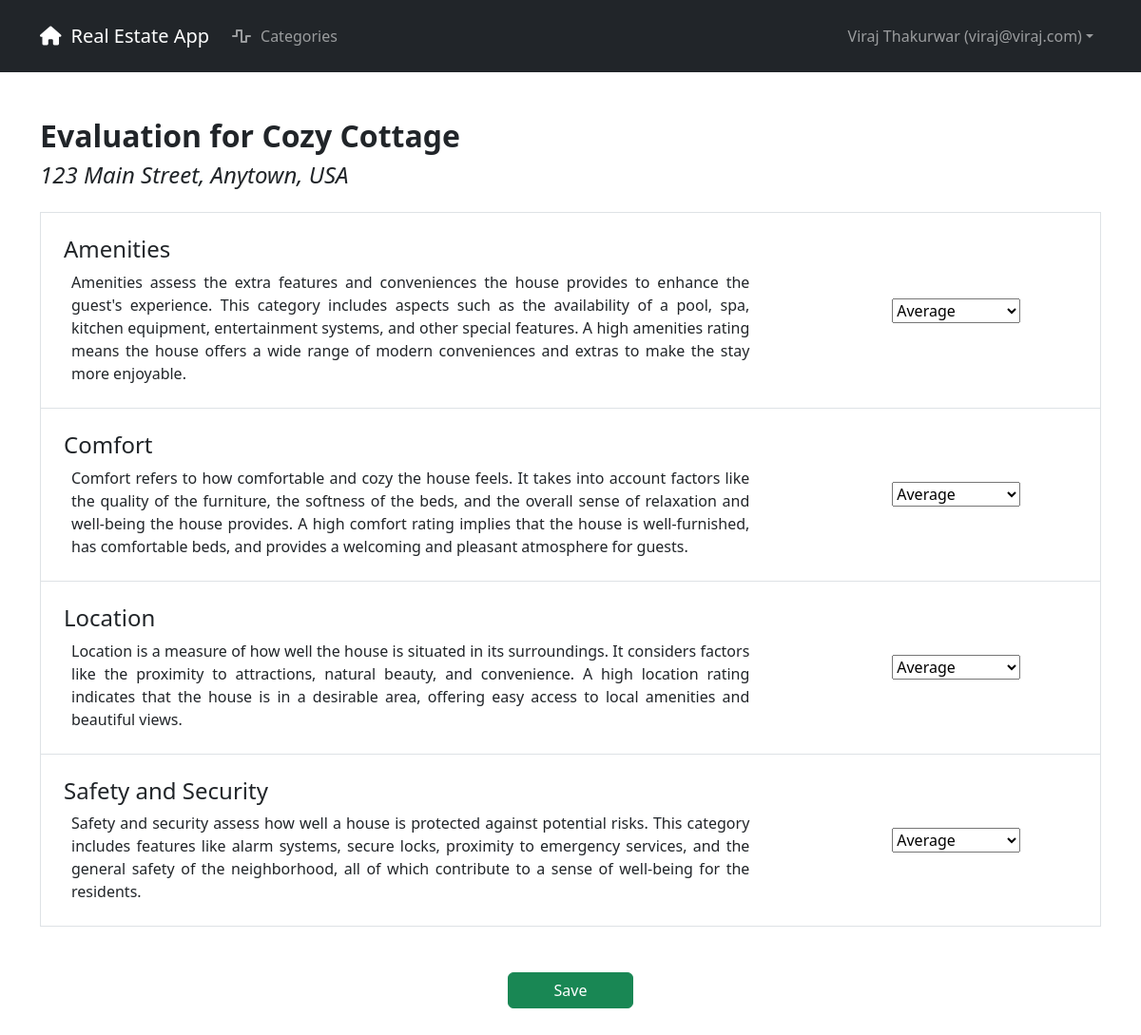
Page /eval/9475ef49abdb475cbc1b31de549fe063/ (signed in) on the committed database.
### realestate/apps/appauth/models.py (models this page shows, shortened)
class User(AbstractUser, PermissionsMixin):
    id = models.UUIDField(primary_key=True, default=uuid.uuid4, editable=False)
    email = models.EmailField(
        unique=True,
        verbose_name="Email Address",
        error_messages={"unique": ("A user with this email already exists.")},
    )
    first_name = models.CharField(max_length=30, verbose_name="First Name")
    last_name = models.CharField(max_length=30, verbose_name="Last Name")
    phone = models.CharField(
        max_length=10,
        verbose_name="Phone Number",
        blank=True,
        validators=[
            RegexValidator(
                regex="^[0-9-()+]{10,20}$",
                message=("Please enter a valid phone number."),
                code="phone_format",
            )
        ],
    )
    is_staff = models.BooleanField(
        default=False,
        help_text=("Designates whether the user can log into this admin site."),
        verbose_name="Staff Status",
    )
    is_active = models.BooleanField(
        default=True,
        help_text=(
            "Designates whether this user should be treated as active. Unselect this instead of deleting accounts."
        ),
        verbose_name="Active",
    )
    objects = UserManager()
    EMAIL_FIELD = "email"
    USERNAME_FIELD = "email"
    REQUIRED_FIELDS = ["first_name", "last_name"]
    _ALL_TYPES_ALLOWED = set(["Homebuyer", "Realtor"])
    _HOMEBUYER_ONLY = set(["Homebuyer"])
    _REALTOR_ONLY = set(["Realtor"])
    class Meta:
        verbose_name = "User"
        verbose_name_plural = "Users"
    def get_full_name(self):
        return f"{self.first_name} {self.last_name}".strip()
    @property
    def role_object(self):
        has_homebuyer = hasattr(self, "homebuyer")
        has_realtor = hasattr(self, "realtor")
        if has_homebuyer:
            if has_realtor:
                raise IntegrityError(
                    f"User {str(self)} is registered as both a Homebuyer and a Realtor, which is not valid."
                )
            return self.homebuyer
        elif has_realtor:
            return self.realtor
        return None

### realestate/apps/core/models.py (models this page shows, shortened)
class BaseModel(models.Model):
    id = models.UUIDField(primary_key=True, default=uuid.uuid4, editable=False)
    class Meta:
        abstract = True

class ValidateCategoryCoupleMixin(object):
    def _validate_categories_and_couples(self):
        if not self.pk:
            return
        category_couple_ids = set(self.categories.values_list("couple", flat=True))
        if category_couple_ids:
            if (
                len(category_couple_ids) > 1
                or self.couple_id not in category_couple_ids
            ):
                raise ValidationError("Invalid categories for this couple.")
        return

class House(BaseModel, ValidateCategoryCoupleMixin):
    _NICKNAME_MIN_LENGTH = 1
    nickname = models.CharField(max_length=128, verbose_name="Nickname")
    address = models.TextField(blank=True, verbose_name="Address")
    couple = models.ForeignKey(
        "core.Couple", verbose_name="Couple", on_delete=models.CASCADE
    )
    categories = models.ManyToManyField(
        "core.Category", through="core.Grade", verbose_name="Categories"
    )
    class Meta:
        ordering = ["nickname"]
        unique_together = (("nickname", "couple"),)
        verbose_name = "House"
        verbose_name_plural = "Houses"

class Category(BaseModel):
    _SUMMARY_MIN_LENGTH = 1
    summary = models.CharField(max_length=128, verbose_name="Summary")
    description = models.TextField(blank=True, verbose_name="Description")
    couple = models.ForeignKey(
        "core.Couple", verbose_name="Couple", on_delete=models.CASCADE
    )
    def __str__(self):
        return f"{self.summary} - {self.couple}"
    class Meta:
        ordering = ["summary"]
        unique_together = (("summary", "couple"),)
        verbose_name = "Category"
        verbose_name_plural = "Categories"

### realestate/apps/core/views.py (the view, shortened to what this page needs)
# urls.py: path("eval/<str:house_id>/", CoreViews.EvalView.as_view(), name="eval"),
class EvalView(BaseView):
    template_name = "core/houseEval.html"
    def _permission_check(self, request, role, *args, **kwargs):
        if role.role_type == "Homebuyer":
            house_id = kwargs.get("house_id", None)
            if role.couple.house_set.filter(id=house_id).exists():
                return True
        return False
    def _score_context(self):
        score_field = Grade._meta.get_field("score")
        score_choices = dict(score_field.choices)
        min_score = min(score for score in score_choices)
        max_score = max(score for score in score_choices)
        min_choice = score_choices[min_score]
        max_choice = score_choices[max_score]
        return {
            "min_score": min_score,
            "max_score": max_score,
            "min_choice": min_choice,
            "max_choice": max_choice,
            "default_score": score_field.default,
            "js_scores": json.dumps(score_choices),
        }
    def get(self, request, *args, **kwargs):
        homebuyer = Homebuyer.objects.get(user=request.user)
        house = get_object_or_404(House.objects.filter(id=kwargs["house_id"]))
        couple = Couple.objects.filter(homebuyer__user=request.user).first()
        categories = Category.objects.filter(couple__id=couple.id)
        grades = Grade.objects.filter(house=house, homebuyer=homebuyer)
        graded = {}
        for category in categories:
            missing = True
            for grade in grades:
                if grade.category.id == category.id:
                    graded[category] = grade.score
                    missing = False
                    break
            if missing:
                graded[category] = 3
        eval_form = EvalHouseForm(extra_fields=graded, categories=categories)
        context = {
            "couple": couple,
            "house": house,
            "graded": graded,
            "form": eval_form,
        }
        context.update(self._score_context())
        return render(request, self.template_name, context)

### realestate/apps/core/forms.py
class EvalHouseForm(forms.Form):
    def __init__(self, *args, **kwargs):
        extra_fields = kwargs.pop("extra_fields", None)
        categories = kwargs.pop("categories", None)
        super(EvalHouseForm, self).__init__(*args, **kwargs)
        if extra_fields:
            for category, (field_name, field_value) in zip(
                categories, extra_fields.items()
            ):
                field = CustomChoiceField(
                    initial=field_value,
                    choices=(
                        (1, "Poor"),
                        (2, "Below Average"),
                        (3, "Average"),
                        (4, "Above Average"),
                        (5, "Excellent"),
                    ),
                    label=category.summary,
                    description=category.description,
                    widget=forms.Select(),
                )
                self.fields[field_name] = field

### realestate/apps/core/models.py (called while the page is built)
    @property
    def full_name(self):
        return self.user.get_full_name()

    def __str__(self):
        return ", ".join((str(hb) if hb else "?" for hb in self._homebuyers()))

    def _homebuyers(self):
        homebuyers = self.homebuyer_set.order_by("id")
        if not homebuyers:
            homebuyers = (None, None)
        elif homebuyers.count() == 1:
            homebuyers = (homebuyers.first(), None)
        return homebuyers

    def __str__(self):
        return self.full_name

    @property
    def role_type(self):
        return "Homebuyer"

### realestate/apps/core/views.py (called while the page is built)
    @method_decorator(login_required)
    def dispatch(self, request, *args, **kwargs):
        role = request.user.role_object
        if role.role_type in self._USER_TYPES_ALLOWED:
            if self._permission_check(request, role, *args, **kwargs):
                return super(BaseView, self).dispatch(request, *args, **kwargs)
        raise PermissionDenied

### realestate/templates/core/houseEval.html (shortened to what this page needs)
{% extends "base.html" %}
{% load django_bootstrap5 %}
{% block body %}
    <div class="mt-5">
        <h2>
            <strong>Evaluation for {{ house.nickname }}</strong>
        </h2>
        <h4>
            <em>{{ house.address }}</em>
        </h4>
        <ul class="list-group mt-4">
            <form action="" role="form" method="post">
                {% for field in form.visible_fields %}
                    <li class="list-group-item">
                        <div class="d-flex justify-content-between">
                            <div class="col-sm-8 mx-2 my-3">
                                <h4>{{ field.label }}</h4>
                                <p style="text-align:justify" class="my-0 ms-2">{{ field.field.description }}</p>
                            </div>
                            <div class="col-sm-3 d-flex align-items-center justify-content-center">{{ field }}</div>
                        </div>
                    </li>
                {% endfor %}
                <center class="my-5">
                    <button role="button" class="btn btn-success px-5">Save</button>
                </center>
            </form>
        </ul>
    </div>
{% endblock body %}

### realestate/templates/base.html (shortened to what this page needs)
{% load django_bootstrap5 %}
{% load static %}
<!DOCTYPE html>
<html>
    <head>
        {% bootstrap_css %}
    </head>
    <body>
        <nav class="navbar navbar-expand-lg navbar-dark bg-dark">
            <div class="container container-fluid">
                <div class="navbar-header d-flex align-items-center" style="height:60px">
                    <a class="navbar-brand" href="{% url 'home' %}">
                        <i class="fa-solid fa-house" style="margin-right:10px"></i>Real Estate App
                    </a>
                </div>
                <div class="collapse navbar-collapse" id="navbarSupportedContent">
                    <ul class="navbar-nav me-auto mb-2 mb-lg-0">
                        {% if user.is_authenticated %}
                            <li class="nav-item">
                                <a href="{% url 'categories' %}" class="nav-link">
                                    <i class="fa-solid fa-wave-square" style="margin-right:10px"></i>Categories
                                </a>
                            </li>
                        {% endif %}
                    </ul>
                    <ul class="nav navbar-nav navbar-right">
                        {% if user.is_authenticated %}
                            <li class="nav-item dropdown">
                                <a class="nav-link dropdown-toggle"
                                   href="#"
                                   id="navbarDarkDropdownMenuLink"
                                   role="button"
                                   data-bs-toggle="dropdown"
                                   aria-expanded="false">{{ user.get_full_name|default:"User" }} ({{ user.email }})</a>
                            </li>
                        {% else %}
                            <li>
                                <a href="{% url 'login' %}" class="nav-link">
                                    <i class="fa-solid fa-right-to-bracket" style="margin-right:10px"></i>Login
                                </a>
                            </li>
                        {% endif %}
                    </ul>
                </div>
            </div>
        </nav>
        <div class="container">
            {% block body %}
            {% endblock body %}
        </div>
    </body>
</html>

### realestate/templates/core/houseEval.html (style rules this page uses)
select { word-wrap: normal; }
button, select { text-transform: none; }

### rows in the picture
User: get_full_name "Viraj Thakurwar", email "viraj@viraj.com"
House: nickname "Cozy Cottage", address "123 Main Street, Anytown, USA"
Category: label "Amenities", field.description "Amenities assess the extra features and conveniences the house provides to enhance the guest's experience. This category includes aspects such as the availability of a pool, spa, kitchen equipment, entertainment systems, and other special features. A high amenities rating means the house offers a wide range of modern conveniences and extras to make the stay more enjoyable."
Category: label "Comfort", field.description "Comfort refers to how comfortable and cozy the house feels. It takes into account factors like the quality of the furniture, the softness of the beds, and the overall sense of relaxation and well-being the house provides. A high comfort rating implies that the house is well-furnished, has comfortable beds, and provides a welcoming and pleasant atmosphere for guests."
Category: label "Location", field.description "Location is a measure of how well the house is situated in its surroundings. It considers factors like the proximity to attractions, natural beauty, and convenience. A high location rating indicates that the house is in a desirable area, offering easy access to local amenities and beautiful views."
Category: label "Safety and Security", field.description "Safety and security assess how well a house is protected against potential risks. This category includes features like alarm systems, secure locks, proximity to emergency services, and the general safety of the neighborhood, all of which contribute to a sense of well-being for the residents."
